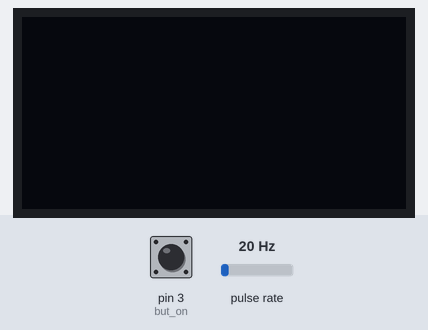
Recording of a sketch running on a simulated Arduino Uno, built with avr-gcc and run on an emulated ATmega328P. Parts: 128×64 one-colour display. Wiring (inferred from the names in the program): pulse sensor: data pin 2. Inputs (shaded band) come from the test bench; at power-on: pin 3 (but_on) HIGH, pulse rate 20 Hz. EEPROM starts erased; no radio packets arrive unless stated.

Above: at 1.2 s.
1.3 s: pin 3 (but_on) pulled LOW for 3.2 s
At 2.6 s:
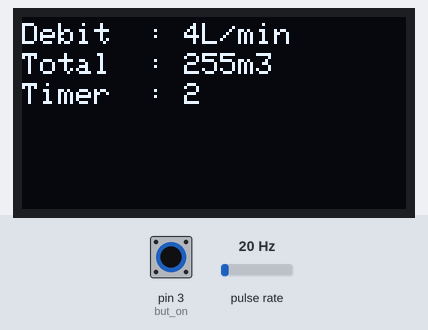
At 4.8 s:
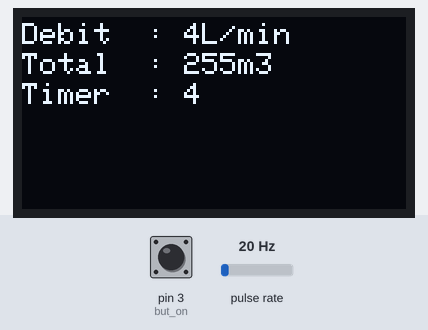
6.5 s: pin 3 (but_on) pulled LOW for 1 s
Timing chart, 0 to 9.5 s (numbered marks = the images above; inputs shaded):
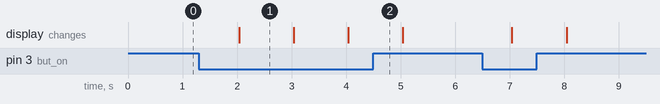

The sketch:

Flow_Sensor.ino
```cpp
#include <EEPROM.h>
#include <Wire.h>
#include <Adafruit_SSD1306.h>
#include <SPI.h>
#include <nRF24L01.h>
#include <RF24.h>

#define OLED_RESET 4
#define but_on 3
Adafruit_SSD1306 display(OLED_RESET);


byte sensorInt = 0;
byte flowsensor = 2; //sensor pin
float konstanta = 4.5; //konstanta flow meter
volatile byte pulseCount;
float debit;
unsigned int flowmlt;
unsigned long totalmlt;
unsigned long previustimer = 0;
//unsigned long interval_detik = 604800; // 7 hari dalam detik
unsigned long interval_detik = 60;

int Simpan_Debit = 1;
int lastDebit;
unsigned long oldTime;

RF24 radio(9, 10); // CE, CSN

byte address[] = "Node1";
char prefix [] = ";";
char prefix2[] = "+";

void setup()
{

//  Radio
  radio.begin();
  radio.openWritingPipe(address);
  radio.setPALevel(RF24_PA_MIN);
  radio.stopListening();

//  Flow Metter
	pinMode(but_on, INPUT_PULLUP);
	pinMode(flowsensor, INPUT);
	digitalWrite(flowsensor, HIGH);
	pulseCount = 0;
	debit = 0.0;
	flowmlt = 0;
	totalmlt = 0;
	oldTime = 0;
	attachInterrupt(sensorInt, pulseCounter, FALLING);
	// EEPROM.write(Simpan_Debit, 0);
	lastDebit = EEPROM.read(Simpan_Debit);

	display.begin(SSD1306_SWITCHCAPVCC, 0x3C);
	display.clearDisplay();
}

void loop()
{
	unsigned long currenttimer = millis() / 1000;
	if ((unsigned long)(currenttimer - previustimer) >= interval_detik)
	{

    int datadebit=EEPROM.read(Simpan_Debit);


		display.clearDisplay();
		display.setTextSize(1);
    if (digitalRead(but_on) == LOW){
      display.setTextColor(WHITE);
     }
     else {
      display.setTextColor(BLACK);
     }
		display.setCursor(0, 5);
		display.print("Kirim Data... \n");
    display.setCursor(0, 15);
    display.print("Total Debit : ");
    display.print(datadebit);
		display.display();

//Kirim Data
  String str,str1;
  str=String(datadebit);
  str1=String(currenttimer);
  char datasend[6];
  char waktu_kirim[15];
  str.toCharArray(datasend,6);
  str1.toCharArray(waktu_kirim,32);

  char kirim [64];
  strcpy(kirim, datasend);
  strcpy(kirim + strlen(datasend), prefix);
  strcpy(kirim + strlen(datasend)+strlen(prefix), address);
  strcpy(kirim + strlen(datasend)+strlen(prefix)+strlen(address), prefix);
  strcpy(kirim + strlen(datasend)+strlen(prefix)+strlen(address)+strlen(prefix), waktu_kirim);
  strcpy(kirim + strlen(datasend)+strlen(prefix)+strlen(address)+strlen(prefix)+strlen(waktu_kirim), prefix2);
  radio.write(&kirim, sizeof(kirim));

	previustimer = currenttimer;

	}

	else if ((unsigned long)(currenttimer - previustimer) < interval_detik)
	{
		if ((millis() - oldTime) > 1000)
		{
			detachInterrupt(sensorInt);
			debit = ((1000.0 / (millis() - oldTime)) * pulseCount) / konstanta;
			oldTime = millis();
			flowmlt = (debit / 60) * 1000;
			totalmlt += flowmlt;
			int kubik = (totalmlt / 1000);
			int Debitbaru = lastDebit + kubik;
			unsigned int frac;
			display.clearDisplay();
			display.setTextSize(1);

     if (digitalRead(but_on) == LOW){
			display.setTextColor(WHITE);
     }
     else {
      display.setTextColor(BLACK);
     }

			display.setCursor(0, 2);
			display.print("Debit  : ");
			display.print(int(debit));
			display.print("L/min \n");
			display.setCursor(0, 12);
			EEPROM.write(Simpan_Debit, Debitbaru);
			display.print("Total  : ");
			display.print(EEPROM.read(Simpan_Debit));
			display.print("m3 \n");
			display.setCursor(0, 22);
			display.print("Timer  : ");
			display.print(currenttimer);
			pulseCount = 0;
			attachInterrupt(sensorInt, pulseCounter, FALLING);
			display.display();
		}
	}
}
void pulseCounter()
{
	// Increment the pulse counter
	pulseCount++;
}
```

Measured:
- after the input at 1.3 s, the display: changes after 0.74 s (image 1)
